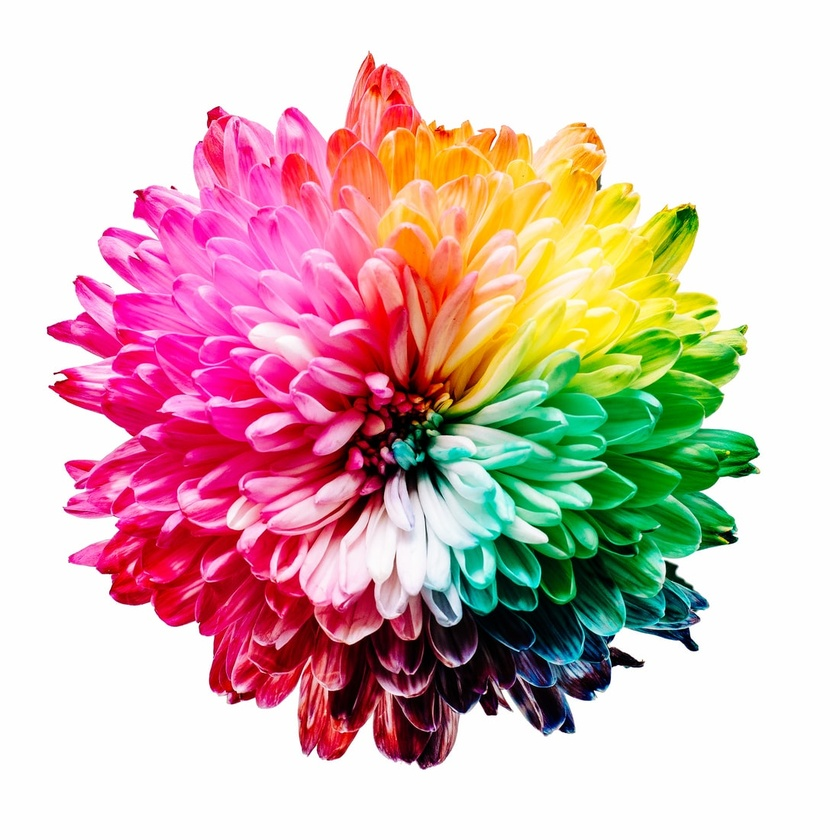
#> input picture images/flower.jpeg, 840 x 840 px, shrunk from 1100 x 1100 before the run
$ python Project2_Exercise4.py
#> lines starting #> are read from the running program, lines starting #| are printed output that depends on the picture
import cv2
import numpy as np
import math
from matplotlib import pyplot as plt

# import image
img = cv2.imread('images/flower.jpeg', 0)
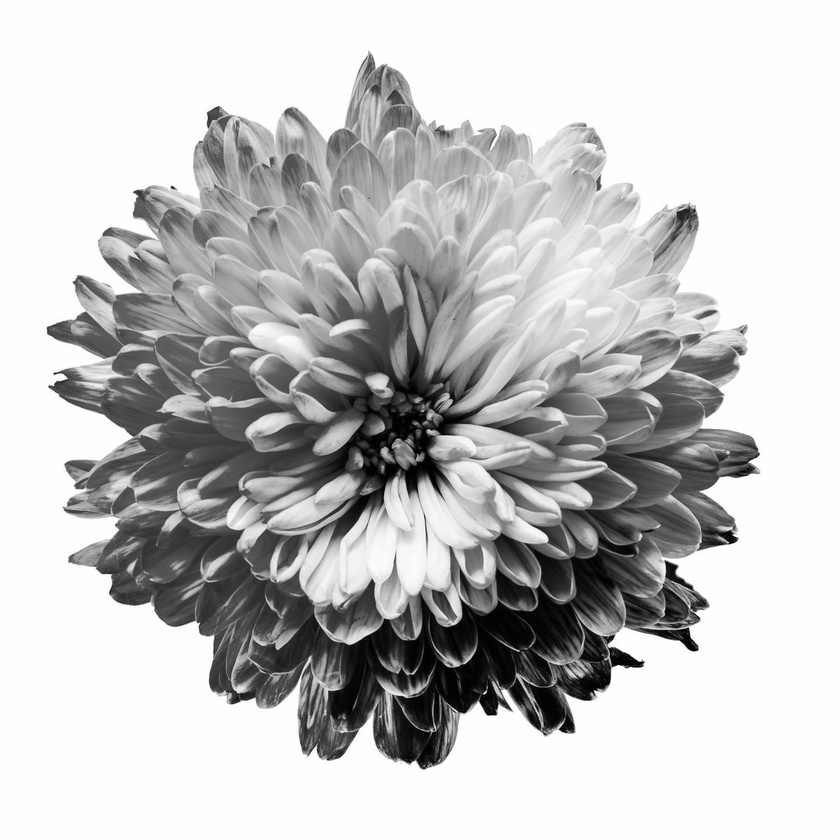
#> img: shape (840, 840); min 0, max 255, mean 195

# fourier transform (frequency domain) and shift
ftimg = np.fft.fft2(img)
centered = np.fft.fftshift(ftimg)
centered_plot = np.log(1+np.abs(centered))
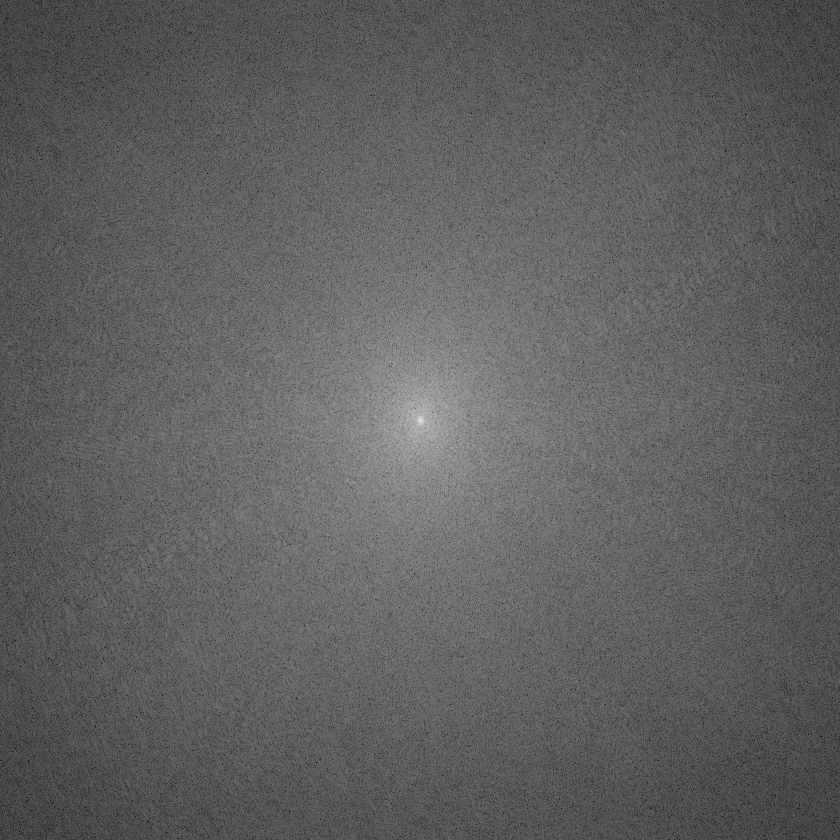
#> centered_plot: shape (840, 840) float64; min 2.13, max 18.74, mean 8.38; drawn with min black and max white

# function that inputs an image and outputs the corresponding filter
def Filter(img):

    rows, cols = img.shape
#> rows = 840; cols = 840
    mask = img.copy()

    j, x, y = 0.001, 10, 10

    # for all frequency values compute the value of the filter
    for r in range(rows):
        for c in range(cols):

            h = math.exp(-(j*r*x))*math.exp(-(j*c*y))
            mask[r, c] = h

    # return the final mask
    return mask


# call the filter on the centered frequency image and apply it to the frequency domain image.
uncentered_mask = Filter(centered)
mask = np.fft.fftshift(uncentered_mask)
proceced_img_ft = mask * centered

final_img = np.fft.ifft2(np.fft.ifftshift(proceced_img_ft))


plt.subplot(131), plt.imshow(img, cmap='gray')
plt.title('initial image'), plt.xticks([]), plt.yticks([])
plt.subplot(132), plt.imshow(np.log(np.abs(ftimg)), cmap='gray')
plt.title('ft image'), plt.xticks([]), plt.yticks([])
plt.subplot(133), plt.imshow(centered_plot, cmap='gray')
plt.title('centered ft image'), plt.xticks([]), plt.yticks([])
plt.show()
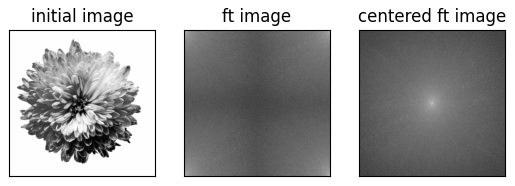
#> figure drawn by matplotlib, 3 panels

plt.subplot(141), plt.imshow(np.log(1+np.abs(uncentered_mask)), cmap='gray')
plt.title('uncentered mask'), plt.xticks([]), plt.yticks([])
plt.subplot(142), plt.imshow(np.log(1+np.abs(mask)), cmap='gray')
plt.title('mask'), plt.xticks([]), plt.yticks([])
plt.subplot(143), plt.imshow(np.log(1+np.abs(proceced_img_ft)), cmap='gray')
plt.title('mask + image'), plt.xticks([]), plt.yticks([])
plt.subplot(144), plt.imshow(np.abs(final_img), cmap='gray')
plt.title('final image'), plt.xticks([]), plt.yticks([])
plt.show()
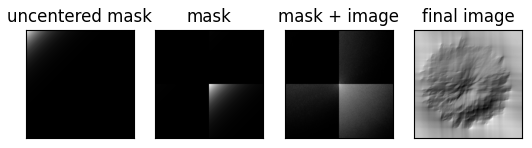
#> figure drawn by matplotlib, 4 panels

plt.subplot(111), plt.imshow(np.abs(final_img), cmap='gray')
plt.title('final image'), plt.xticks([]), plt.yticks([])
plt.show()
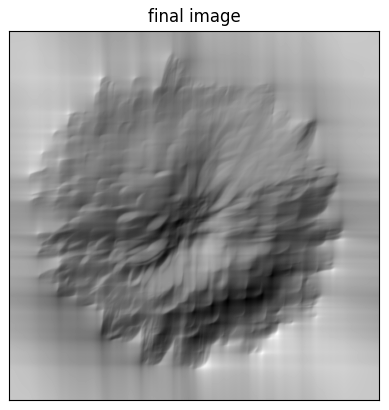
#> figure drawn by matplotlib, 1 panel

$ run again, with images/daisy.jpg copied over images/flower.jpeg
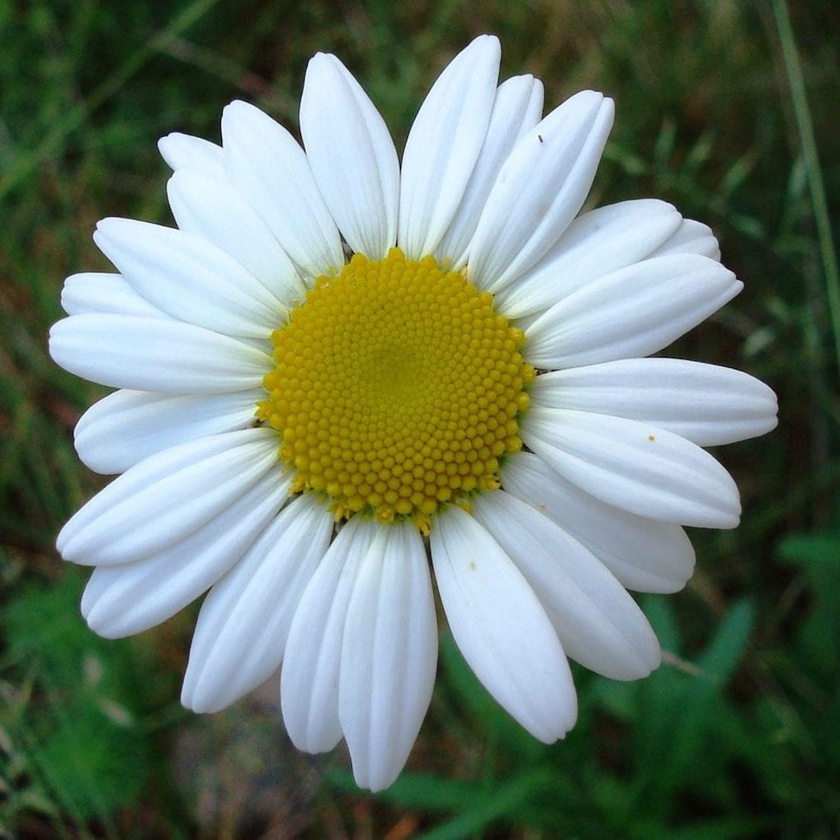
#> input picture images/daisy.jpg, 840 x 840 px, shrunk from 1100 x 1100 before the run
#> `img = cv2.imread('images/flower.jpeg', 0)`:
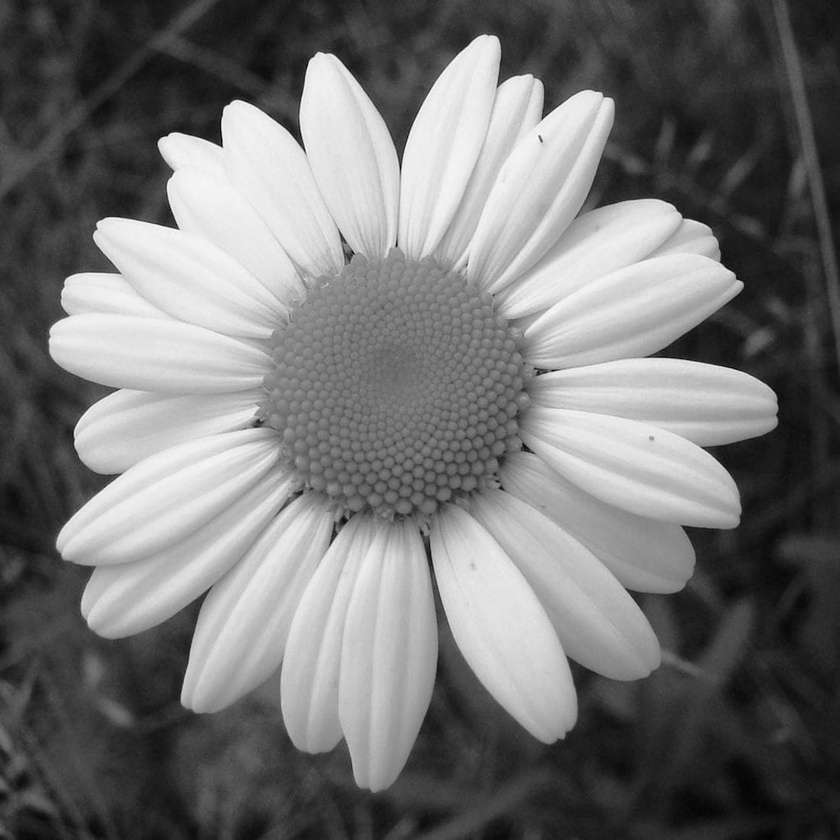
#> img: shape (840, 840); min 0, max 254, mean 116.4
#> `plt.show()`:
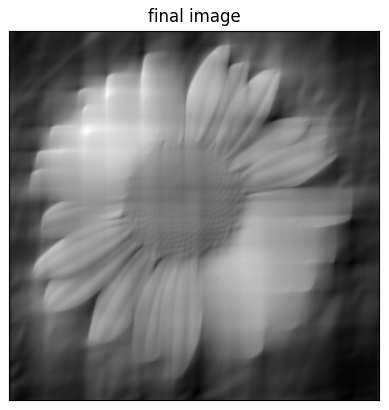
#> figure drawn by matplotlib, 1 panel

$ run again, with images/kitten.jpg copied over images/flower.jpeg
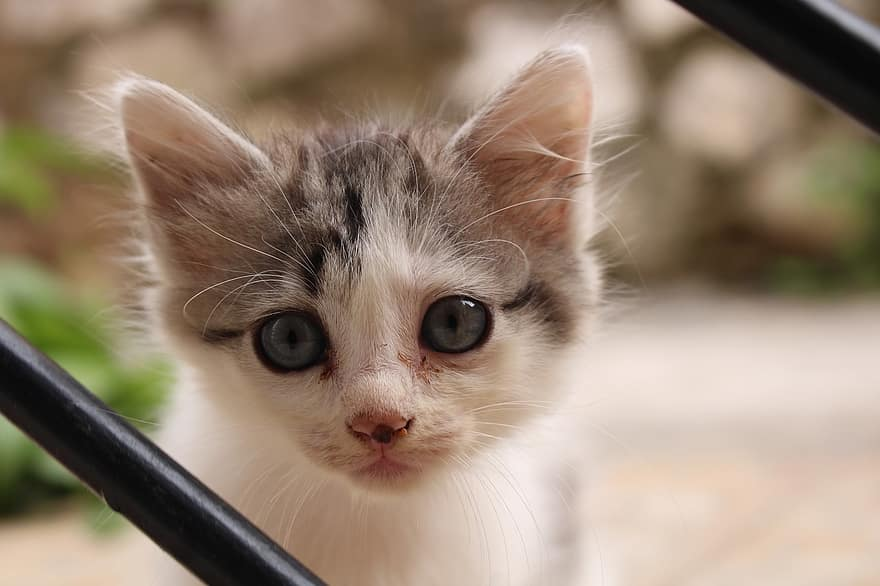
#> input picture images/kitten.jpg, 880 x 586 px
#> `centered_plot = np.log(1+np.abs(centered))`:
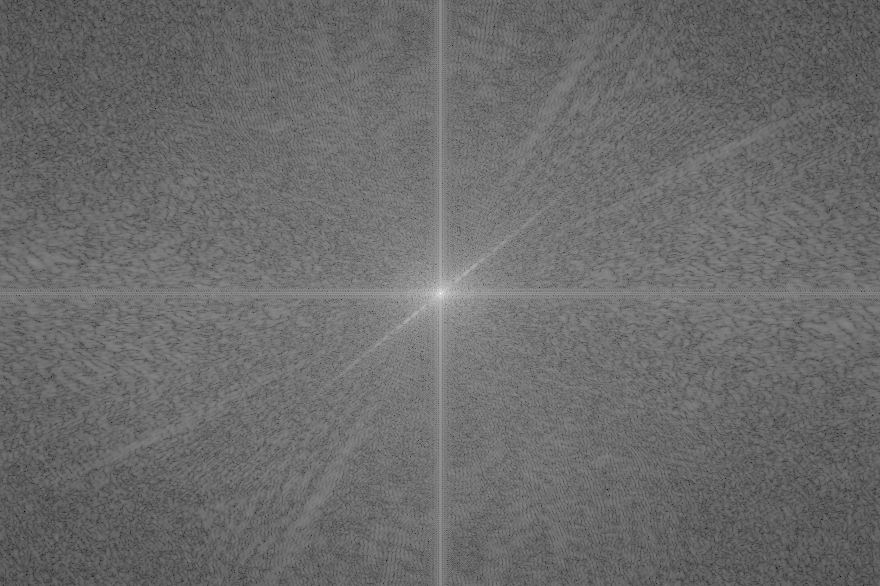
#> centered_plot: shape (586, 880) float64; min 0.769, max 18.07, mean 8.07; drawn with min black and max white
#> `plt.show()`:
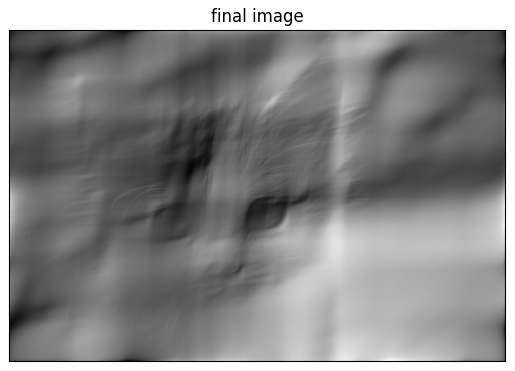
#> figure drawn by matplotlib, 1 panel
